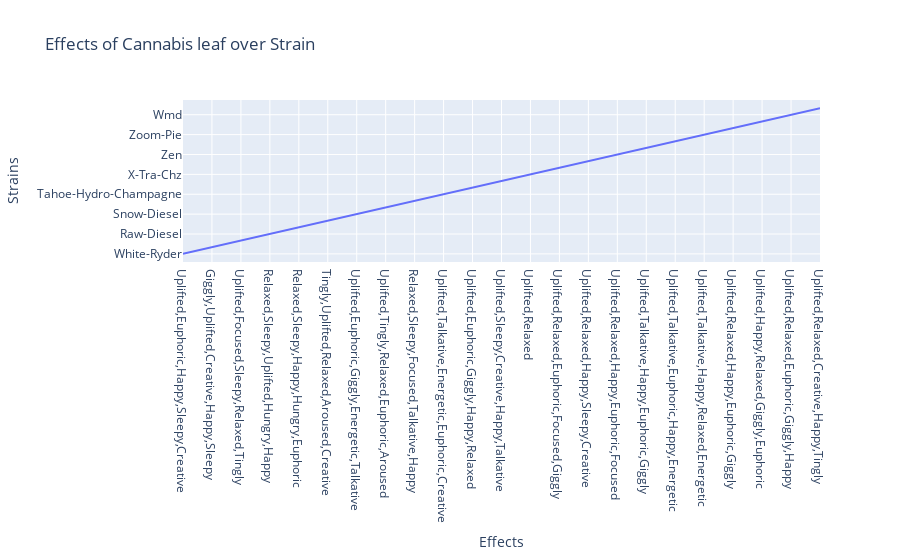

Notebook code cell kept with this figure:
### Code cell
fig = go.Figure(data=go.Scatter(x=rating3['Effects'],
                                y=rating3['Strain'],
                                mode='lines')) # hover text goes here
fig.update_layout(title='Effects of Cannabis leaf over Strain',xaxis_title="Effects", yaxis_title="Strains")
fig.show()

### Figure 1 — Plotly figure (JSON) as saved in the notebook; plotly's stock layout.template omitted (floating-point values rounded to 4 significant figures)
{"data": [{"mode": "lines", "type": "scatter", "x": ["Uplifted,Euphoric,Happy,Sleepy,Creative", "Giggly,Uplifted,Creative,Happy,Sleepy", "Uplifted,Focused,Sleepy,Relaxed,Tingly", "Relaxed,Sleepy,Uplifted,Hungry,Happy", "Relaxed,Sleepy,Happy,Hungry,Euphoric", "Tingly,Uplifted,Relaxed,Aroused,Creative", "Uplifted,Euphoric,Giggly,Energetic,Talkative", "Uplifted,Tingly,Relaxed,Euphoric,Aroused", "Relaxed,Sleepy,Focused,Talkative,Happy", "Uplifted,Talkative,Energetic,Euphoric,Creative", "Uplifted,Euphoric,Giggly,Happy,Relaxed", "Uplifted,Sleepy,Creative,Happy,Talkative", "Uplifted,Relaxed", "Uplifted,Relaxed,Euphoric,Focused,Giggly", "Uplifted,Relaxed,Happy,Sleepy,Creative", "Uplifted,Relaxed,Happy,Euphoric,Focused", "Uplifted,Talkative,Happy,Euphoric,Giggly", "Uplifted,Talkative,Euphoric,Happy,Energetic", "Uplifted,Talkative,Happy,Relaxed,Energetic", "Uplifted,Relaxed,Happy,Euphoric,Giggly", "Uplifted,Happy,Relaxed,Giggly,Euphoric", "Uplifted,Relaxed,Euphoric,Giggly,Happy", "Uplifted,Relaxed,Creative,Happy,Tingly"], "y": ["White-Ryder", "Blue-Bayou", "White-Strawberry", "Raw-Diesel", "Red-Widow", "Mexican-Sativa", "Snow-Diesel", "Southern-Lights", "West-Og", "Tahoe-Hydro-Champagne", "Wild-Thailand", "Warlock", "X-Tra-Chz", "White-Berry", "Yummy", "Zen", "Zombie-Og", "Zeta-Sage", "Zoom-Pie", "Zeus-Og", "Yodas-Brain", "Wmd", "Zombie-Kush"]}], "layout": {"title": {"text": "Effects of Cannabis leaf over Strain"}, "xaxis": {"title": {"text": "Effects"}}, "yaxis": {"title": {"text": "Strains"}}}}
